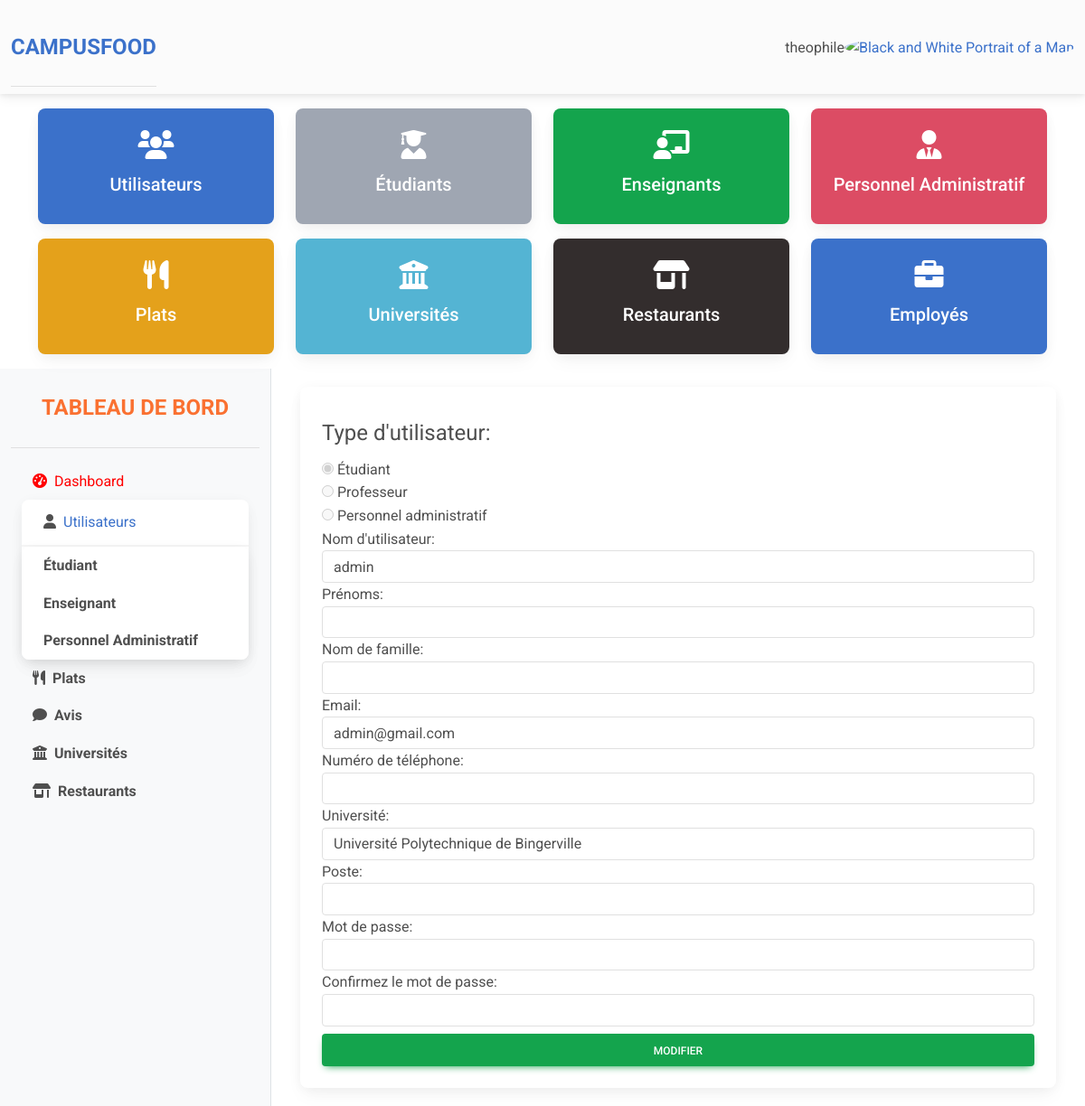
The app's page /my-admin/modifier-personnel/2 (signed in) with its own data.
### cfoodapp/models.py (models this page shows, shortened)
class CustomUser(AbstractUser):
    TYPE_UTILISATEUR_CHOICES = [
        ('etudiant', 'Étudiant'),
        ('professeur', 'Professeur'),
        ('adminpersonnel', 'Personnel administratif'),
    ]
    type_utilisateur = models.CharField(max_length=20, choices=TYPE_UTILISATEUR_CHOICES, default='etudiant')
    numero = models.CharField(max_length=15, blank=True)
    choix_universite = (
        ('UPB', 'Université Polytechnique de Bingerville'),
        ('UIA', 'Institut Universitaire dAbidjan'),
        ('UNA', 'Université Nangui Abrogoua'),
        ('UFHB', 'Université Felix Houphouet Boigny'),
    )
    universite = models.CharField(max_length=255, choices=choix_universite, blank=True)
    groups = models.ManyToManyField(Group, related_name='custom_user_groups')
    user_permissions = models.ManyToManyField(Permission, related_name='custom_user_permissions')

### admin_app/views.py (the view, shortened to what this page needs)
# urls.py: path('modifier-personnel/<int:pk>', UpdatePersonnelAdmin.as_view(), name="modifier-personnel"), #root ppour l edit d un personnel qu on veut modifier, tenir compte de l id
class UpdatePersonnelAdmin(UpdateView):
    model = CustomUser
    form_class = PersonnelAdminForm
    template_name = 'update_form/personnel-form.html'
    success_url = reverse_lazy('all-personnels')

### admin_app/templates/update_form/personnel-form.html (shortened to what this page needs)
{% extends "partials/base.html" %}
{% block content %}
<div class="dashboard-content col-lg-9 col-md-8" id="content-wrapper">
    <div class="container">
        <div class="row">
            <div class="col-md-12">
                <div class="card">
                    <div class="card-body mt-2">
                        <form action="" method="POST">
                            {{form}}
                            <button class="btn btn-success btn-block mt-2">Modifier</button>
                        </form>
                    </div>
                </div>
            </div>
        </div>
    </div>
</div>
{% endblock  %}

### admin_app/templates/_navadmin.html (shortened to what this page needs)
<nav class="navbar navbar-expand-lg navbar-light bg-body-tertiary">
    <div class="container-fluid">
      <div class="collapse navbar-collapse" id="navbarSupportedContent">
        <div class="sidebar-heading text-center py-4 primary-text fs-4 fw-bold text-uppercase border-bottom" ><a href="{% url "dashboard" %}">CAMPUSFOOD</a></div>
      </div>
      <div class="d-flex align-items-center">
        {% if user.is_authenticated %}
        <span>{{user.username}}</span>
        {% endif %}
        <div class="dropdown">
          <a
            data-mdb-dropdown-init
            class="dropdown-toggle d-flex align-items-center hidden-arrow"
            href="#"
            id="navbarDropdownMenuAvatar"
            role="button"
            aria-expanded="false"
          >
            <img
              src="https://mdbcdn.b-cdn.net/img/new/avatars/2.webp"
              class="rounded-circle"
              height="25"
              alt="Black and White Portrait of a Man"
              loading="lazy"
            />
          </a>
        </div>
      </div>
    </div>
</nav>
{% if user.is_authenticated %}
<div class="container mt-3">
  <div class="row">
      <div class="col-lg-3 col-md-4">
          <div class="card text-white bg-primary mb-3">
              <div class="card-body text-center">
                  <i class="fas fa-users fa-2x mb-3"></i>
                  <h5 class="card-title">{{ total_users }} Utilisateurs</h5>
              </div>
          </div>
      </div>
      <div class="col-lg-3 col-md-4">
          <div class="card text-white bg-secondary mb-3">
              <div class="card-body text-center">
                  <i class="fas fa-user-graduate fa-2x mb-3"></i>
                  <h5 class="card-title">{{ total_etudiants }} Étudiants</h5>
              </div>
          </div>
      </div>
      <div class="col-lg-3 col-md-4">
          <div class="card text-white bg-success mb-3">
              <div class="card-body text-center">
                  <i class="fas fa-chalkboard-teacher fa-2x mb-3"></i>
                  <h5 class="card-title">{{ total_enseignants }} Enseignants</h5>
              </div>
          </div>
      </div>
      <div class="col-lg-3 col-md-4">
          <div class="card text-white bg-danger mb-3">
              <div class="card-body text-center">
                  <i class="fas fa-user-tie fa-2x mb-3"></i>
                  <h5 class="card-title">{{ total_personnel }} Personnel Administratif</h5>
              </div>
          </div>
      </div>
      <div class="col-lg-3 col-md-4">
          <div class="card text-white bg-warning mb-3">
              <div class="card-body text-center">
                  <i class="fas fa-utensils fa-2x mb-3"></i>
                  <h5 class="card-title">{{ total_plats }} Plats</h5>
              </div>
          </div>
      </div>
      <div class="col-lg-3 col-md-4">
          <div class="card text-white bg-info mb-3">
              <div class="card-body text-center">
                  <i class="fas fa-university fa-2x mb-3"></i>
                  <h5 class="card-title">{{ total_universites }} Universités</h5>
              </div>
          </div>
      </div>
      <div class="col-lg-3 col-md-4">
          <div class="card text-white bg-dark mb-3">
              <div class="card-body text-center">
                  <i class="fas fa-store-alt fa-2x mb-3"></i>
                  <h5 class="card-title">{{ total_restaurants }} Restaurants</h5>
              </div>
          </div>
      </div>
      <div class="col-lg-3 col-md-4">
          <div class="card text-white bg-primary mb-3">
              <div class="card-body text-center">
                  <i class="fas fa-briefcase fa-2x mb-3"></i>
                  <h5 class="card-title">{{ total_employes }} Employés</h5>
              </div>
          </div>
      </div>
  </div>
</div>
{% endif %}

### admin_app/templates/partials/base.html (style rules this page uses)
#content-wrapper { min-height: 100vh; background-color: #fff; }
.dashboard-content { padding: 20px; }
.sidebar-heading { color: rgb(250, 113, 49) }

### records on screen
CustomUser: username "theophile"
CustomUser: type_utilisateur "☑ Étudiant ☐ Professeur ☐ Personnel administratif", username "admin", email "admin@gmail.com", universite "Université Polytechnique de Bingerville"
